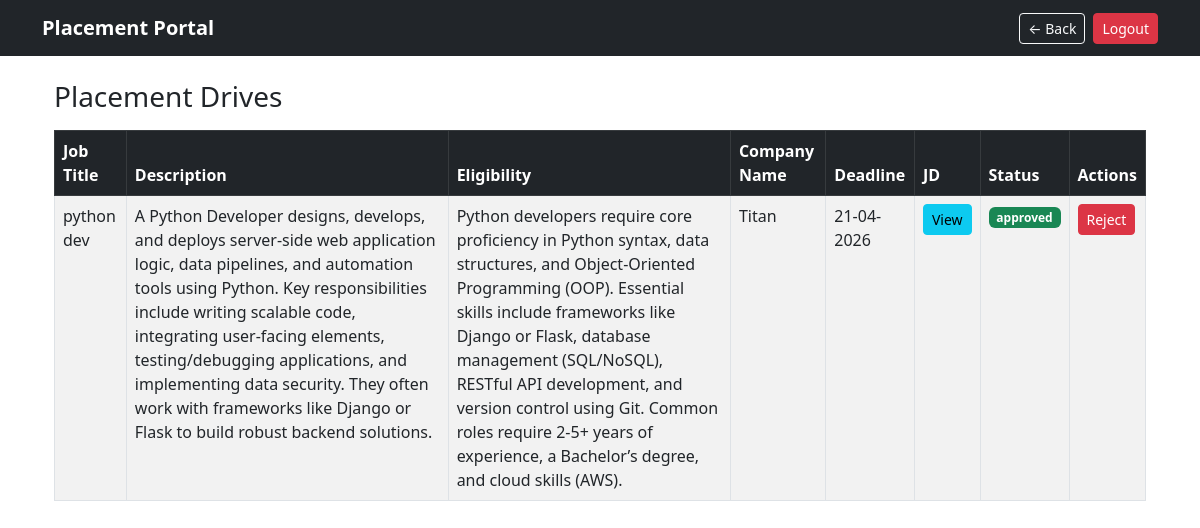
Screenshot of /admin/drives (signed in) with the database file from the repository.
### app/models.py (models this page shows)
class PlacementDrive(db.Model):
    __tablename__='placement_drives'
    id=db.Column(db.Integer,primary_key=True)
    company_id=db.Column(db.Integer,db.ForeignKey('companies.id'))
    job_title=db.Column(db.String(100),nullable=False)
    job_description=db.Column(db.Text,nullable=False)
    eligibility_criteria=db.Column(db.Text,nullable=False)
    application_deadline=db.Column(db.DateTime,nullable=False)
    status=db.Column(db.String(20),default='Pending')
    jd_pdf = db.Column(db.String(200), nullable=True)
    company = db.relationship('Company', backref='drives')

class Company(db.Model):
    __tablename__='companies'
    id=db.Column(db.Integer,primary_key=True)
    user_id= db.Column(db.Integer,db.ForeignKey('users.id'))
    company_name=db.Column(db.String(100),nullable=False)
    hr_contact=db.Column(db.String(100),nullable=False)
    website=db.Column(db.String(200),nullable=False)
    approval_status=db.Column(db.String(20),default='Pending')
    user = db.relationship('User', backref=db.backref('company', uselist=False))

### app/blueprints/admin.py (the view)
@admin_bp.route('/drives',methods=['GET'])
@admin_required
def drives():
    drives=PlacementDrive.query.all()
    return render_template('admin/drives.html',drives=drives)

### app/models.py (called while the page is built)
@login_manager.user_loader
def load_user(user_id):
    return User.query.get(int(user_id))

### app/utils.py (called while the page is built)
def admin_required(f):
    @wraps(f)
    def decorated(*args, **kwargs):
        if not current_user.is_authenticated or current_user.role != 'admin':
            return abort(403)
        return f(*args, **kwargs)
    return decorated

### app/templates/admin/drives.html (shortened to what this page needs)
{% extends 'base.html' %}
{% block content %}
<div class="container mt-4">
    <h3 class="mb-3">Placement Drives</h3>
    <table class="table table-bordered table-striped table-hover">
        <thead class="table-dark">
            <tr>
                <th>Job Title</th>
                <th>Description</th>
                <th>Eligibility</th>
                <th>Company Name</th>
                <th>Deadline</th>
                <th>JD</th>
                <th>Status</th>
                <th>Actions</th>
            </tr>
        </thead>
<tbody>
{% for drive in drives %}
<tr>
    <td>{{ drive.job_title }}</td>
    <td>{{ drive.job_description }}</td>
    <td>{{ drive.eligibility_criteria }}</td>
    <td>
        {{ drive.company.company_name if drive.company else 'N/A' }}
    </td>
    <td>
        {{ drive.application_deadline.strftime('%d-%m-%Y') if drive.application_deadline else 'N/A' }}
    </td>
    <td class="text-center">
        {% if drive.jd_pdf %}
            <a href="{{ url_for('static', filename='uploads/jd_pdf/' + drive.jd_pdf) }}"
               target="_blank"
               class="btn btn-sm btn-info">
                View
            </a>
        {% else %}
            <span class="text-muted">No JD</span>
        {% endif %}
    </td>
    <td>
        {% set status = drive.status.lower().strip() %}
        <span class="badge
            {% if status == 'approved' %} bg-success
            {% elif status == 'rejected' %} bg-danger
            {% else %} bg-warning text-dark
            {% endif %}">
            {{ status }}
        </span>
    </td>
    <td>
        <div class="d-flex gap-2">
            {% if status == 'approved' %}
                <form action="/admin/drives/{{ drive.id }}/reject" method="post">
                    <button class="btn btn-danger btn-sm">Reject</button>
                </form>
            {% elif status == 'rejected' %}
                <form action="/admin/drives/{{ drive.id }}/approve" method="post">
                    <button class="btn btn-success btn-sm">Approve</button>
                </form>
            {% endif %}
        </div>
    </td>
</tr>
{% endfor %}
</tbody>
    </table>
</div>
{% endblock %}

### rows the page displays
PlacementDrive: job_title "python dev", job_description "A Python Developer designs, develops, and deploys server-side web application logic, data pipelines, and automation tools using Python. Key responsibilities include writing scalable code, integrating user-facing elements, testing/debugging applications, and implementing data security. They often work with frameworks like Django or Flask to build robust backend solutions.", eligibility_criteria "Python developers require core proficiency in Python syntax, data structures, and Object-Oriented Programming (OOP). Essential skills include frameworks like Django or Flask, database management (SQL/NoSQL), RESTful API development, and version control using Git. Common roles require 2-5+ years of experience, a Bachelor’s degree, and cloud skills (AWS).", company "Titan", application_deadline "21-04-2026", status "approved"
